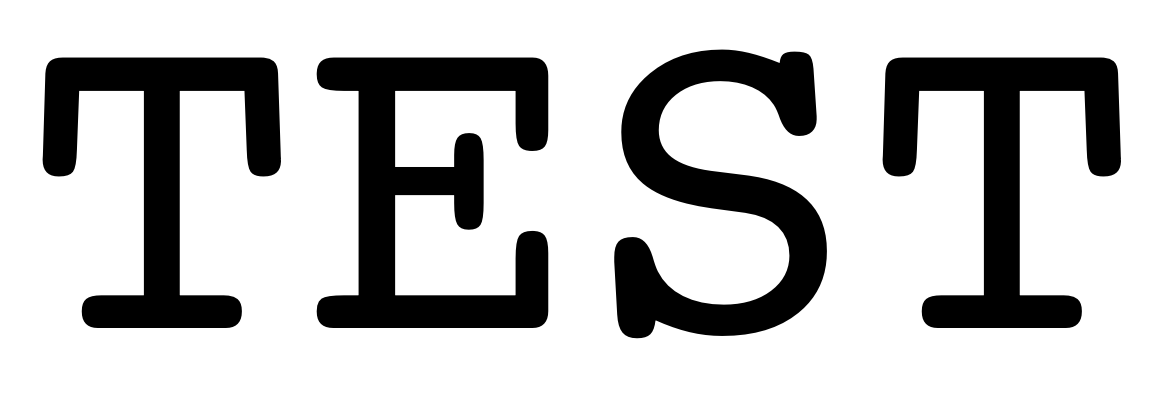
#> input picture resources/test.png, 1176 x 396 px
$ python draft.py
#> lines starting #> are read from the running program, lines starting #| are printed output that depends on the picture; after the words box and inside, x2 and y2 are one past the last pixel; in counts of white or black regions, pixels touching at a corner belong together
import numpy as np
from skimage.io import imread
from skimage import img_as_float
from skimage.filters import threshold_otsu
from skimage.color import rgb2gray
import matplotlib.pyplot as plt
from mpl_toolkits.mplot3d import axes3d, Axes3D


def load(fpath):
#> called with fpath = '../resources/test.png'
    img = img_as_float(rgb2gray(imread(fpath)))
#> img: shape (396, 1176) float64; min 0, max 1, mean 0.764
    threshold = threshold_otsu(img)
#> threshold = 0.498
    return img < threshold  # inverse color
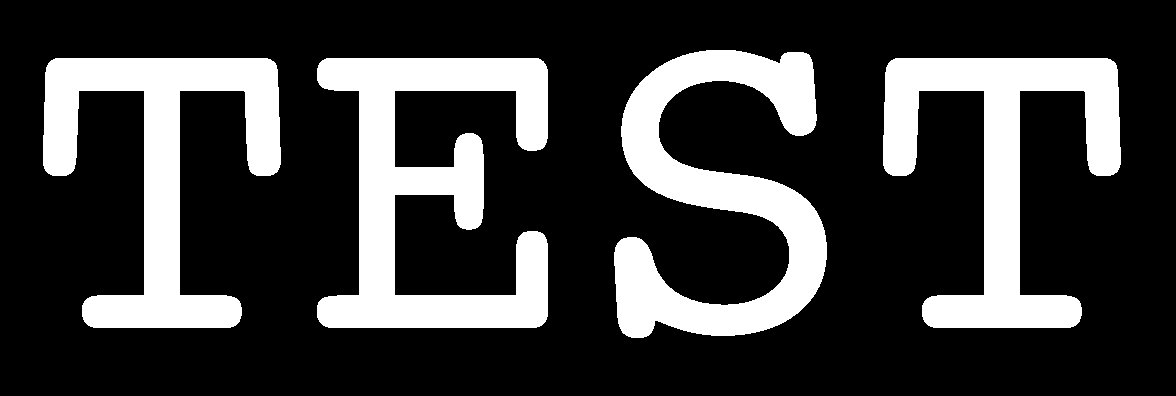
#> returned value: shape (396, 1176) bool; 23.5% white; 4 white regions, box (x1, y1, x2, y2) and area: (317, 58, 548, 328) 30452, (614, 50, 827, 338) 27831, (43, 58, 281, 328) 25653, (883, 58, 1121, 328) 25653


def img_to_points(bin_img, n_points=1000, max_depth=1.):
#> called with n_points = 5000, max_depth = 1
    height = bin_img.shape[0]
#> height = 396
    points_2d = np.argwhere(bin_img)
#> points_2d = 109589 pairs, first value 50 to 337, second value 43 to 1120
    indices = np.arange(len(points_2d))
    np.random.shuffle(indices)
    points_2d = points_2d[indices[:n_points]]
#> points_2d = 5000 pairs, first value 51 to 337, second value 43 to 1119

    verticals = points_2d[:, 0]
#> verticals = 5000 values, max 337 at index 2645, min 51 at index 824, mean 180.8
    horizontals = points_2d[:, 1]
#> horizontals = 5000 values, max 1119 at index 1227, min 43 at index 995, mean 574.6
    depths = np.random.rand(n_points, 1)

    zs = -np.array(verticals) + height
#> zs = 5000 values, max 345 at index 824, min 59 at index 2645, mean 215.2
    ys = np.array(horizontals)
#> ys has the same summary as horizontals
    xs = np.array(depths)

    return xs, ys, zs


def plot_scatter3D(xs, ys, zs, elevation=45, azimut=45):
    # elevation=0 and azimut=0 is front-view
    # elevation=0, and azimut=90 is side-view
    fig = plt.figure()
    ax = fig.add_subplot(111, projection='3d')
    ax.view_init(elevation, azimut)

    ax.set_title("Azimut: {:.2f}".format(azimut))

    ax.set_xlabel('X axis')
    ax.set_ylabel('Y axis')
    ax.set_zlabel('Z axis')
    ax.axis("off")

    ax.scatter(xs, ys, zs)
    return ax.get_proj()


def plot_save_close(xs, ys, zs, elevation=0, azimut=0,
                    path="../examples/remove_me.png"):
    plot_scatter3D(xs, ys, zs, elevation, azimut)
    try:
        plt.savefig(path)
    finally:
        plt.close()

if __name__ == '__main__':
    np.random.seed(42)
    bin_img = load("../resources/test.png")
    xs, ys, zs = img_to_points(bin_img, n_points=5000)
#> xs = 5000 values, max 1 at index 3298, min 0.000437 at index 4988, mean 0.503; ys has the same summary as horizontals in img_to_points

    azimuts = np.linspace(0, 360, 100)
    num_len = len(str(len(azimuts)))
    for i, azimut in enumerate(azimuts):
        fname = "../examples/test/frame_{}".format(str(i).zfill(num_len))
#> (the run stopped early here; a loop or call above may not have finished)

$ run again, with examples/test/frame_000.png copied over resources/test.png
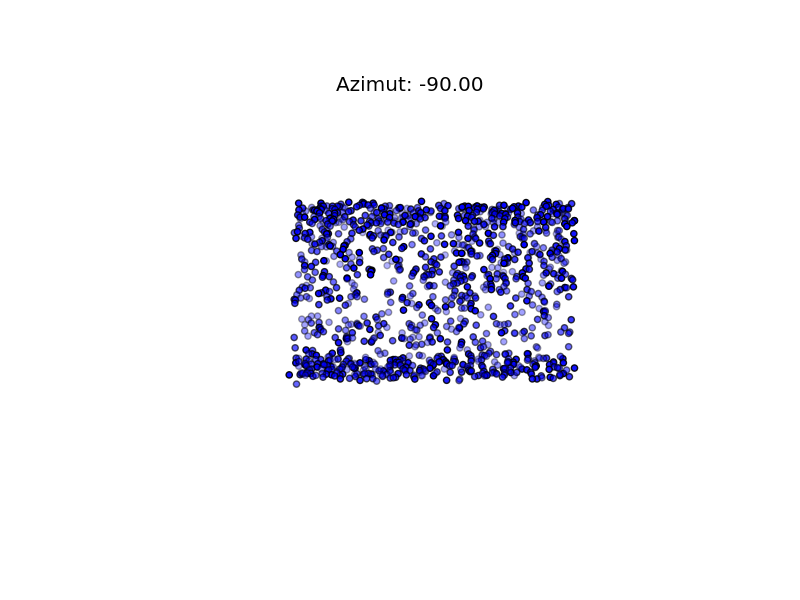
#> input picture examples/test/frame_000.png, 800 x 600 px
#> in load, `img = img_as_float(rgb2gray(imread(fpath)))`:
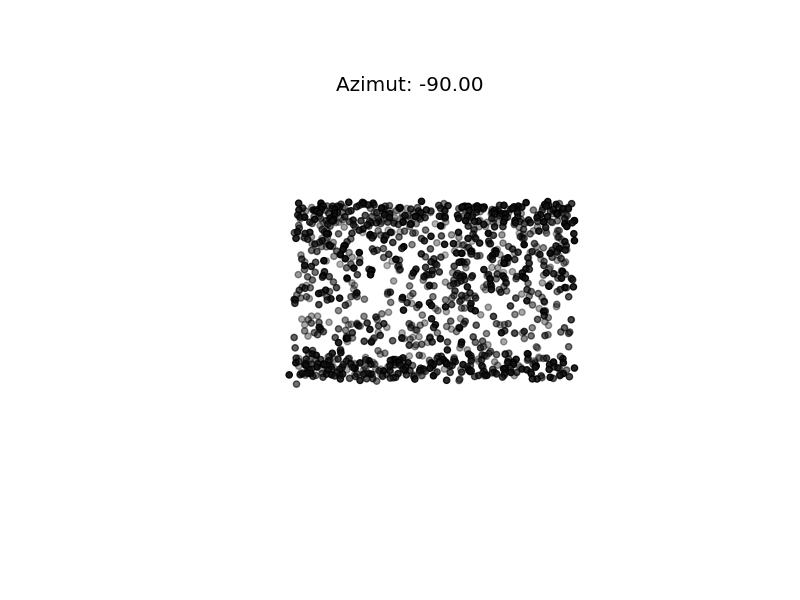
#> img: shape (600, 800) float64; min 0, max 1, mean 0.95
#> threshold = 0.604
#> in load, `return img < threshold`:
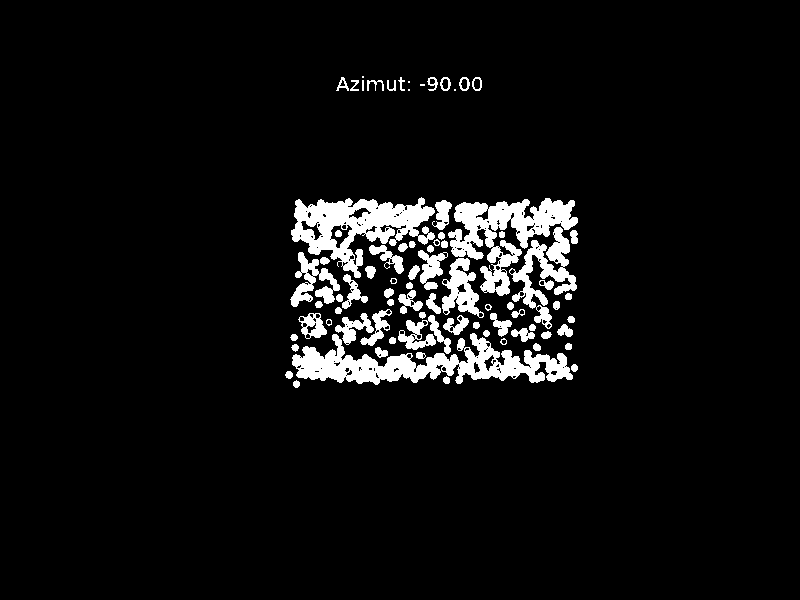
#> returned value: shape (600, 800) bool; 6.1% white; 79 white regions (5 under 20 px), largest, box (x1, y1, x2, y2) and area: (292, 333, 573, 385) 6392, (291, 197, 435, 278) 5229, (448, 198, 578, 296) 4977
#> in img_to_points, `points_2d = np.argwhere(bin_img)`: points_2d = 29092 pairs, first value 76 to 387, second value 285 to 577
#> in img_to_points, `points_2d = points_2d[indices[:n_points]]`: points_2d = 5000 pairs, first value 77 to 387, second value 286 to 577
#> verticals = 5000 values, max 387 at index 4690, min 77 at index 317, mean 282.9
#> horizontals = 5000 values, max 577 at index 868, min 286 at index 1009, mean 432.8
#> in img_to_points, `zs = -np.array(verticals) + height`: zs = 5000 values, max 523 at index 317, min 213 at index 4690, mean 317.1
#> in img_to_points, `ys = np.array(horizontals)`: ys has the same summary as horizontals
#> `xs, ys, zs = img_to_points(bin_img, n_points=5000)`: xs = 5000 values, max 1 at index 263, min 4.81e-05 at index 1165, mean 0.507; ys has the same summary as horizontals in img_to_points
